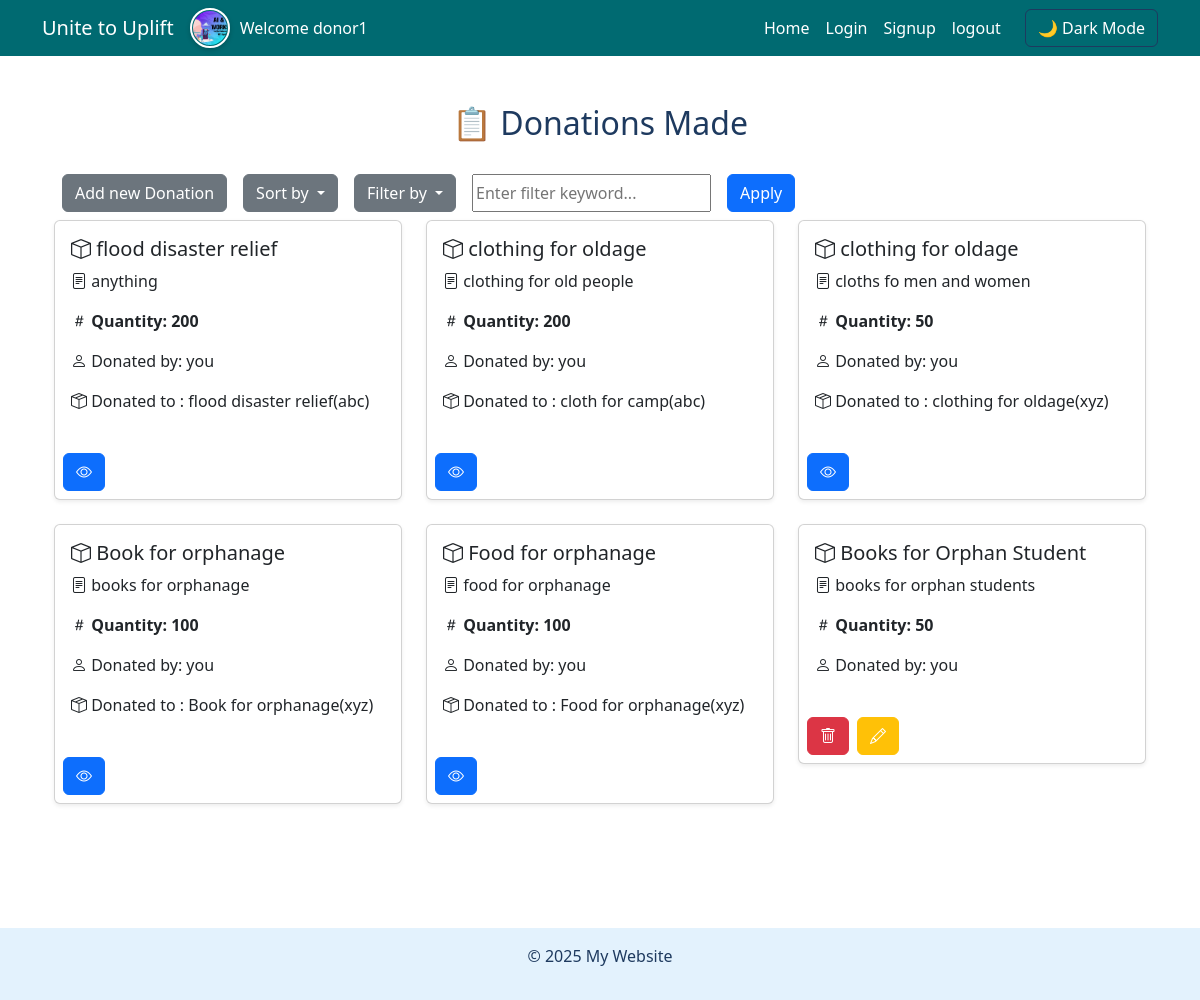
The app's page /donations/dashboard/ (signed in) with its own data.
### auth_app/models.py (models this page shows, shortened)
class CustomUser(AbstractUser):
    user_type = models.ForeignKey(UserTypes,on_delete=models.CASCADE,related_name="user_type",default=3)
    phone_number = models.CharField(max_length=15, blank=True, null=True)
    profile_picture = models.ImageField(upload_to='profile_pics/', blank=True, null=True)
    is_verified = models.BooleanField(default=True)

class Organization(models.Model):
    oid = models.AutoField(primary_key=True)
    user = models.ForeignKey(CustomUser,on_delete=models.CASCADE,related_name="user_organization")
    license = models.CharField(max_length=100)
    address = models.TextField()
    pincode = models.CharField(max_length=6)
    logisticPartner = models.ForeignKey(LogisticPartner,on_delete=models.CASCADE,related_name="organization_logistic_partner",default=1)

### donations/models.py (models this page shows, shortened)
class Donations(models.Model):
    rid = models.AutoField(primary_key=True)
    name = models.CharField(max_length=100)
    description = models.TextField()
    resource = models.ForeignKey('Organization.Resource',on_delete=models.CASCADE,related_name="request_donor")
    quantity = models.IntegerField(blank=False)
    created_by = models.ForeignKey('auth_app.CustomUser',on_delete=models.CASCADE,related_name="created_by_user")
    donated_to = models.ForeignKey('Organization.RequestResource',on_delete=models.CASCADE, related_name="donated_to_request",blank=True,null=True)
    active = models.BooleanField(default=True)

### Organization/models.py (models this page shows, shortened)
class RequestResource(models.Model):
    rid = models.AutoField(primary_key=True)
    name = models.CharField(max_length=100)
    description = models.TextField()
    resource = models.ForeignKey(Resource,on_delete=models.CASCADE,related_name="request_resource")
    quantity = models.IntegerField(blank=False)
    created_by = models.ForeignKey('auth_app.Organization',on_delete=models.CASCADE,related_name="created_by_organization")
    available_days = models.ManyToManyField(AvailableDays,blank=True)
    pic = models.ImageField(upload_to="organization/",blank=True)
    active = models.BooleanField(default=True)
    created_at = models.DateTimeField(default=timezone.now)
    logistic_partner = models.ForeignKey('auth_app.LogisticPartner',on_delete=models.CASCADE,related_name="logistic_partner_organization",blank=True,null=True)
    donated = models.ForeignKey('auth_app.Donor',on_delete=models.CASCADE,related_name="donated_by_donor",blank=True,null=True)

### donations/views.py (the view, shortened to what this page needs)
# urls.py: path("dashboard/",Dashboard,name="organization_dashboard"),
@login_required
def Dashboard(request):
    donations = Donations.objects.filter(created_by=request.user,active = True)
    sort_by = request.GET.get('sort', '')  # Get the sort option (default is empty string)
    filter_type = request.GET.get('filter_type', '')  # Get the filter type
    filter_value = request.GET.get('filter_value', '').strip()  # Get the filter value
    return render(request, 'donations/dashboard.html', {
        'donations': donations,
    })

### templates/donations/dashboard.html (shortened to what this page needs)
{% extends "base.html" %}
{% load static %}
{% block extra_css %}
    <link rel="stylesheet" href="{% static 'css/organization/dashboard.css' %}">
    <link rel="stylesheet" href="https://cdn.jsdelivr.net/npm/bootstrap-icons/font/bootstrap-icons.css">
{% endblock %}
{% block content %}
<div class="container mt-4">
    <h2 class="text-center mb-4">📋 Donations Made </h2>
    <div class="d-flex flex-direction-row justify-content-start">
        <form method="GET" class="w-100 d-flex flex-row">
            <a href="{% url 'search_requests' %}" class="btn btn-secondary m-2">Add new Donation</a>
            <div class="dropdown">
                <button class="btn btn-secondary m-2 dropdown-toggle" id="sortButton" data-bs-toggle="dropdown" aria-expanded="false">
                    Sort by
                </button>
            </div>
            <div class="dropdown">
                <button class="btn btn-secondary m-2 dropdown-toggle" id="filterTypeButton" data-bs-toggle="dropdown" aria-expanded="false">
                    Filter by
                </button>
            </div>
            <input type="text" name="filter_value" id="filterInput" class="m-2" placeholder="Enter filter keyword..." value="{{ request.GET.filter_value }}">
            <button type="submit" class="btn btn-primary m-2">Apply</button>
        </form>
    </div>
    {% if donations %}
    <div class="row">
        {% for request in donations %}
        <div class="col-md-6 col-lg-4">
            <div class="card shadow-sm mb-4">
                <div class="card-body">
                    <h5 class="card-title">
                        <i class="bi bi-box"></i> {{ request.name }}
                    </h5>
                    <p class="card-text"><i class="bi bi-file-text"></i> {{ request.description }}</p>
                    <p class="fw-bold">
                        <i class="bi bi-hash"></i> Quantity: {{ request.quantity }}
                    </p>
                    <p class="fw">
                        <i class="bi bi-person"></i> Donated by: you
                    </p>
                    {% if request.donated_to is not None %}
                        <p class="fw">
                            <i class="bi bi-box-seam" data-bs-toggle="tooltip" title="Resource Type"></i> Donated to : {{ request.donated_to.name }}({{ request.donated_to.created_by.user.username }})
                        </p>
                    {% endif %}
                </div>
                <div class="w-100 d-flex flex-row gap-2 m-2">
                    {% if request.donated_to is None %}
                        <button class="btn btn-danger" data-bs-toggle="modal" data-bs-target="#deleteModal{{ request.rid }}" data-bs-toggle="tooltip" title="Delete">
                            <i class="bi bi-trash"></i>
                        </button>
                        <a href="{% url 'update_donation' request.rid %}" class="btn btn-warning" data-bs-toggle="tooltip" title="Update">
                            <i class="bi bi-pencil"></i>
                        </a>
                    {% else %}
                    <a href="{% url 'logistic_status' request.donated_to.rid%}" class="btn btn-primary" data-bs-toggle="tooltip" title="See status">
                        <i class="bi bi-eye"></i>
                    </a>
                    {% endif %}
                </div>
            </div>
        </div>
        {% endfor %}
    </div>
{% else %}
    <div class="alert alert-warning text-center">
        🚫 No delivery requests.
    </div>
{% endif %}
</div>
{% endblock %}

### templates/base.html (shortened to what this page needs)
{% load static %}
<!DOCTYPE html>
<html lang="en">
<head>
    <link href="https://cdn.jsdelivr.net/npm/bootstrap@5.3.0/dist/css/bootstrap.min.css" rel="stylesheet">
    <link rel="stylesheet" href="{% static 'css/base.css' %}">
    {% block extra_css %}{% endblock %}
</head>
<body class="light-mode">
    <nav class="navbar navbar-expand-lg navbar-dark bg-dark" id="navbar">
        <div class="container">
            <a class="navbar-brand" href="{% url 'home' %}">Unite to Uplift</a>
            {% if user %}
            {% if user.profile_picture and user.profile_picture.url %}
                <img src="{{ user.profile_picture.url }}" class="navbar-profile"/>
            {% endif %}
            <a class="nav-link text-center" href="{% url 'edit_profile' %}">Welcome {{ user.username }}</a>
            {% endif %}
            <div class="collapse navbar-collapse" id="navbarNav">
                <ul class="navbar-nav ms-auto">
                    <li class="nav-item"><a class="nav-link" href="{% url 'home' %}">Home</a></li>
                    <li class="nav-item"><a class="nav-link" href="{% url 'auth_login' %}">Login</a></li>
                    <li class="nav-item" >
                        <button class=" nav-link" data-bs-toggle="modal" data-bs-target="#signupModal">
                            Signup
                        </button>
                    </li>
                    <li class="nav-item"><a class="nav-link" href="{% url 'logout' %}">logout</a></li>
                </ul>
                <button class="btn btn-outline-light ms-3" id="theme-toggle">
                    🌙 Dark Mode
                </button>
            </div>
        </div>
    </nav>
    <div class="container container-height mt-4">
        {% block content %}{% endblock %}
    </div>
    <div class="position-fixed bottom-0 end-0 p-3" style="z-index: 1050">
    </div>
    <footer class="text-center mt-5 py-3 bg-light text-dark position-relative" id="footer">
        <p>&copy; 2025 My Website</p>
    </footer>
</body>
</html>

### static/css/base.css (style rules this page uses)
.light-mode { background-color: #FFFFFF; color: #1E3A5F; }
.light-mode .navbar { background-color: #006A71 !important; color: #1E3A5F; }
.light-mode footer { background-color: #E3F2FD !important; color: #1E3A5F !important; }
.container-height { min-height: 100vh; height: auto; display: flex; flex-direction: column; justify-content: start; align-items: center; }
.light-mode .navbar .nav-link { color: #fff !important; }
.light-mode .btn-outline-light { color: #fff !important; border-color: #1E3A5F !important; }
.light-mode .navbar-brand { color: #fff !important; }
* { scrollbar-width: thin; scrollbar-color: #888 #f1f1f1; }
body { -ms-overflow-style: scrollbar; }
.navbar-profile { width: 40px; height: 40px; border-radius: 50%; padding: 1px; margin-right: 10px; object-fit: cover; border: 2px solid #fff; box-shadow: 0px 2px 5px rgba(0, 0, 0, 0.2); }

### static/css/organization/dashboard.css (style rules this page uses)
.btn-warning { background-color: #ffc107; color: white; }

### records on screen
Donations: name "flood disaster relief", description "anything", quantity "200", donated_to.name "flood disaster relief", donated_to.created_by.user.username "abc"
Donations: name "clothing for oldage", description "clothing for old people", quantity "200", donated_to.name "cloth for camp", donated_to.created_by.user.username "abc"
Donations: name "clothing for oldage", description "cloths fo men and women", quantity "50", donated_to.name "clothing for oldage", donated_to.created_by.user.username "xyz"
Donations: name "Book for orphanage", description "books for orphanage", quantity "100", donated_to.name "Book for orphanage", donated_to.created_by.user.username "xyz"
Donations: name "Food for orphanage", description "food for orphanage", quantity "100", donated_to.name "Food for orphanage", donated_to.created_by.user.username "xyz"
Donations: name "Books for Orphan Student", description "books for orphan students", quantity "50"

### other values on screen
{{ user.username }} "donor1"
